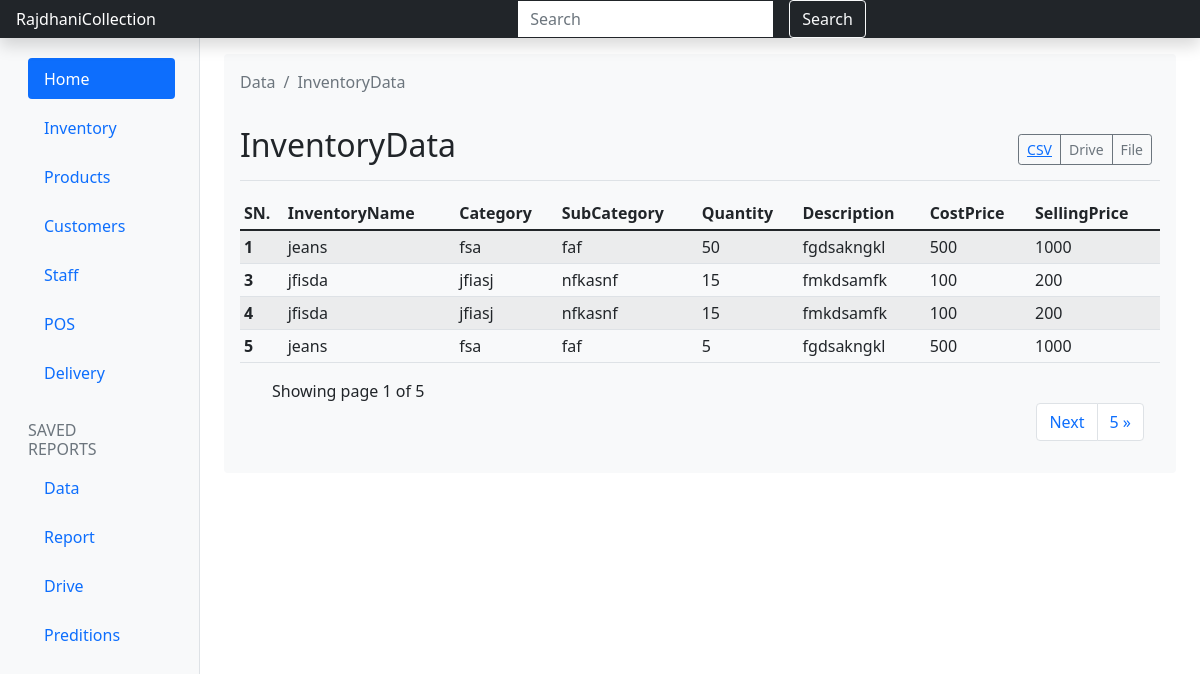
Screenshot of /inventoryData/ with the database file from the repository.
### app/models.py (models this page shows, shortened)
class Inventory(models.Model):
    inventoryname=models.CharField(max_length=100)
    quantity=models.IntegerField()
    sellingprice=models.IntegerField()
    costprice=models.IntegerField()
    category=models.CharField(max_length=50)
    subcategory=models.CharField(max_length=50)
    desc=models.CharField(max_length=100)

### app/views.py (the view)
# urls.py: path('inventoryData/',views.InventoryData, name="inventoryData" ),
def InventoryData(request):
    data=Inventory.objects.all()
    paginator=Paginator(data,4)
    page_number =request.GET.get('page')
    page_obj =paginator.get_page(page_number)
    context={
        "view":data,
        "page_obj":page_obj
        }
    return render(request, 'inventorydata.html',context)

### template/inventoryData.html (shortened to what this page needs)
{% load static %}
<!doctype html>
<html lang="en">
  <head>
    <link href="{% static 'css/bootstrap.min.css' %}" rel="stylesheet">
  </head>
  <body>
    <header class="navbar navbar-dark sticky-top bg-dark flex-md-nowrap p-0 shadow">
      <a class="navbar-brand col-md-3 col-lg-2 me-0 px-3 fs-6" href="#">RajdhaniCollection</a>
      <form class="d-flex align-items-center" action="{% url 'searchdata' %}" method="GET">
        <input class="form-control form-control-dark flex-grow-1 rounded-0 border-0 mx-3" type="text" placeholder="Search" aria-label="Search" name="query" id="query">
        <button class="btn btn-outline-light" type="submit">Search</button>
      </form>
      <div class="navbar-nav">
        <div class="nav-item text-nowrap">
          <a class="nav-link px-3" href="/signout">{{ user.username }}</a>
        </div>
      </div>
    </header>
    <div class="container-fluid">
      <div class="row ">
        <nav id="sidebarMenu" class="col-md-3 col-lg-2 d-md-block bg-light sidebar collapse h-100 flex-column align-items-stretch pe-4 border-end position-fixed">
          <div class="position-sticky pt-3 sidebar-sticky">
            <ul class="nav nav-pills flex-column">
              <li class="nav-item">
                <a class="nav-link active ms-3 my-1" aria-current="page" href="/Dashboard">
                  Home
                </a>
              </li>
              <li class="nav-item">
                <a class="nav-link ms-3 my-1" href="/inventory">
                  Inventory
                </a>
              </li>
              <li class="nav-item">
                <a class="nav-link ms-3 my-1" href="/product">
                  Products
                </a>
              </li>
              <li class="nav-item">
                <a class="nav-link ms-3 my-1" href="/customer">
                  Customers
                </a>
              </li>
              <li class="nav-item">
                <a class="nav-link ms-3 my-1" href="/staff">
                  Staff
                </a>
              </li>
              <li class="nav-item">
                <a class="nav-link ms-3 my-1" href="/pos">
                  POS
                </a>
              </li>
              <li class="nav-item">
                <a class="nav-link ms-3 my-1" href="/deliveryProduct">
                  Delivery
                </a>
              </li>
            </ul>
            <h6 class="sidebar-heading d-flex justify-content-between align-items-center px-3 mt-4 mb-1 text-muted text-uppercase">
              <span>Saved reports</span>
            </h6>
            <ul class="nav flex-column mb-2">
              <li class="nav-item">
                <a class="nav-link ms-3 my-1" href="/data">
                  Data
                </a>
              </li>
              <li class="nav-item">
                <a class="nav-link ms-3 my-1" href="/Report">
                  Report
                </a>
              </li>
              <li class="nav-item">
                <a class="nav-link ms-3 my-1" href="/drive">
                  Drive
                </a>
              </li>
              <li class="nav-item ms-3 my-1">
                <a class="nav-link" href="#">
                  Preditions
                </a>
              </li>
            </ul>
          </div>
        </nav>
        <main class="col-md-9 ms-sm-auto col-lg-10 px-md-4">
<div class="container mt-3 shadow-none p-3 mb-5 bg-light rounded">
  <nav aria-label="breadcrumb">
    <ol class="breadcrumb">
      <li class="breadcrumb-item active" aria-current="page">Data</li>
      <li class="breadcrumb-item active" aria-current="page">InventoryData</li>
    </ol>
  </nav>
  <div class="d-flex justify-content-between flex-wrap flex-md-nowrap align-items-center pt-3 pb-2 mb-3 border-bottom">
    <h1 class="h2">InventoryData</h1>
    <div class="btn-toolbar mb-2 mb-md-0">
      <div class="btn-group me-2">
        <button type="button" class="btn btn-sm btn-outline-secondary"><a href="/datacsv">CSV</a></button>
        <button type="button" class="btn btn-sm btn-outline-secondary">Drive</button>
        <button type="button" class="btn btn-sm btn-outline-secondary ">File</button>
      </div>
    </div>
  </div>
<div>
        <div class="table-responsive">
          <table class="table table-striped table-sm">
            <thead>
              <tr>
                <th scope="col">SN.</th>
                <th scope="col">InventoryName</th>
                <th scope="col">Category</th>
                <th scope="col">SubCategory</th>
                <th scope="col">Quantity</th>
                <th scope="col">Description</th>
                <th scope="col">CostPrice</th>
                <th scope="col">SellingPrice</th>
              </tr>
            </thead>
            <tbody>
              {% for detail in page_obj %}
              <tr>
                <th scope="row">{{ detail.id }}</th>
                <td>{{detail.inventoryname}}</td>
                <td>{{detail.category}}</td>
                <td>{{detail.subcategory}}</td>
                <td>{{detail.quantity}}</td>
                <td>{{detail.desc}}</td>
                <td>{{detail.costprice}}</td>
                <td>{{detail.sellingprice}}</td>
                {%endfor%}
              </tr>
            </tbody>
          </table>
          <div class="pagination-containerjustify-content-end mx-3">
            <div class="px-3">
              Showing page {{page_obj.number}} of {{ page_obj.paginator.num_pages }}
            </div>
            <ul class="pagination align-right float-right mr-auto  justify-content-end">
              {% if page_obj.has_next %}
              <li class="page-item"> <a class="page-link" href="?page={{ page_obj.next_page_number }}">Next</a></li>
              <li class="page-item"> <a class="page-link" href="?page={{ page_obj.paginator.num_pages }}">{{ page_obj.paginator.num_pages}} &raquo;</a></li>
              {% endif %}
              </ul>
          </div>
          </div>
</div>
</main>
  </body>
</html>

### rows the page displays
Inventory: id "1", inventoryname "jeans", category "fsa", subcategory "faf", quantity "50", desc "fgdsakngkl", costprice "500", sellingprice "1000"
Inventory: id "3", inventoryname "jfisda", category "jfiasj", subcategory "nfkasnf", quantity "15", desc "fmkdsamfk", costprice "100", sellingprice "200"
Inventory: id "4", inventoryname "jfisda", category "jfiasj", subcategory "nfkasnf", quantity "15", desc "fmkdsamfk", costprice "100", sellingprice "200"
Inventory: id "5", inventoryname "jeans", category "fsa", subcategory "faf", quantity "5", desc "fgdsakngkl", costprice "500", sellingprice "1000"

### other values shown
{{ page_obj.number }} "1"
{{ page_obj.paginator.num_pages }} "5"
